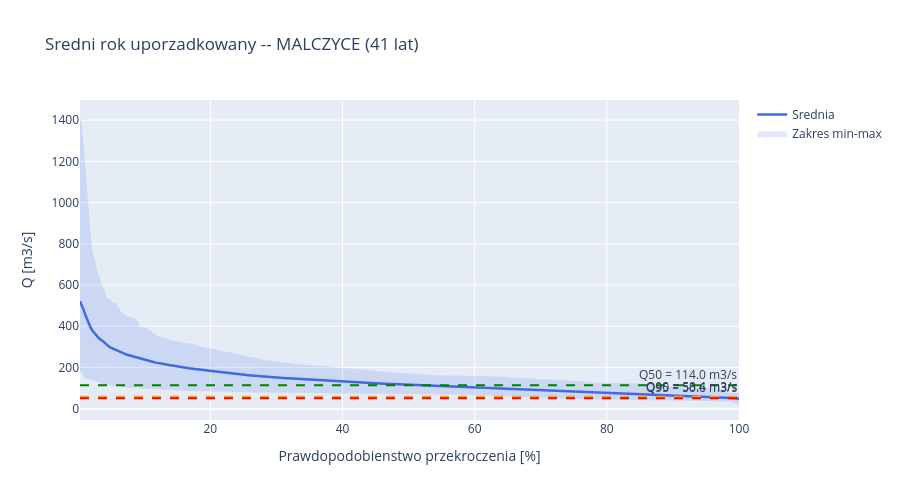

Notebook cell for this chart:
### Code cell
fig = go.Figure()
# Zakres min-max
fig.add_trace(go.Scatter(x=avg_year['exceedance_pct'], y=avg_year['max'],
    mode='lines', line=dict(width=0), showlegend=False))
fig.add_trace(go.Scatter(x=avg_year['exceedance_pct'], y=avg_year['min'],
    mode='lines', line=dict(width=0), fill='tonexty',
    fillcolor='rgba(65,105,225,0.15)', name='Zakres min-max'))
# Srednia
fig.add_trace(go.Scatter(x=avg_year['exceedance_pct'], y=avg_year['mean'],
    mode='lines', line=dict(color='royalblue', width=2.5), name='Srednia'))
# Charakterystyczne
for q_name, color in [('Q50', 'green'), ('Q90', 'orange'), ('Q95', 'red')]:
    fig.add_hline(y=chars[q_name], line_dash='dash', line_color=color,
        annotation_text=f'{q_name} = {chars[q_name]:.1f} m3/s')
fig.update_layout(
    title=f'Sredni rok uporzadkowany -- {name} ({avg_year["n_years"].iloc[0]} lat)',
    xaxis_title='Prawdopodobienstwo przekroczenia [%]',
    yaxis_title='Q [m3/s]', height=500, hovermode='x unified')
fig.show()

### Figure 1 — Plotly figure (JSON) as saved in the notebook; plotly's stock layout.template omitted (floating-point values rounded to 4 significant figures; data arrays with more than 128 entries replaced by an {"elided": "..."} marker saying what was removed)
{"data": [{"line": {"width": 0}, "mode": "lines", "showlegend": false, "type": "scatter", "x": {"elided": "365 float values"}, "y": {"elided": "365 float values"}}, {"fill": "tonexty", "fillcolor": "rgba(65,105,225,0.15)", "line": {"width": 0}, "mode": "lines", "name": "Zakres min-max", "type": "scatter", "x": {"elided": "365 float values"}, "y": {"elided": "365 float values"}}, {"line": {"color": "royalblue", "width": 2.5}, "mode": "lines", "name": "Srednia", "type": "scatter", "x": {"elided": "365 float values"}, "y": {"elided": "365 float values"}}], "layout": {"annotations": [{"showarrow": false, "text": "Q50 = 114.0 m3/s", "x": 1, "xanchor": "right", "xref": "x domain", "y": 114.0, "yanchor": "bottom", "yref": "y"}, {"showarrow": false, "text": "Q90 = 58.4 m3/s", "x": 1, "xanchor": "right", "xref": "x domain", "y": 58.44, "yanchor": "bottom", "yref": "y"}, {"showarrow": false, "text": "Q95 = 50.6 m3/s", "x": 1, "xanchor": "right", "xref": "x domain", "y": 50.6, "yanchor": "bottom", "yref": "y"}], "height": 500, "hovermode": "x unified", "shapes": [{"line": {"color": "green", "dash": "dash"}, "type": "line", "x0": 0, "x1": 1, "xref": "x domain", "y0": 114.0, "y1": 114.0, "yref": "y"}, {"line": {"color": "orange", "dash": "dash"}, "type": "line", "x0": 0, "x1": 1, "xref": "x domain", "y0": 58.44, "y1": 58.44, "yref": "y"}, {"line": {"color": "red", "dash": "dash"}, "type": "line", "x0": 0, "x1": 1, "xref": "x domain", "y0": 50.6, "y1": 50.6, "yref": "y"}], "title": {"text": "Sredni rok uporzadkowany -- MALCZYCE (41 lat)"}, "xaxis": {"title": {"text": "Prawdopodobienstwo przekroczenia [%]"}}, "yaxis": {"title": {"text": "Q [m3/s]"}}}}
